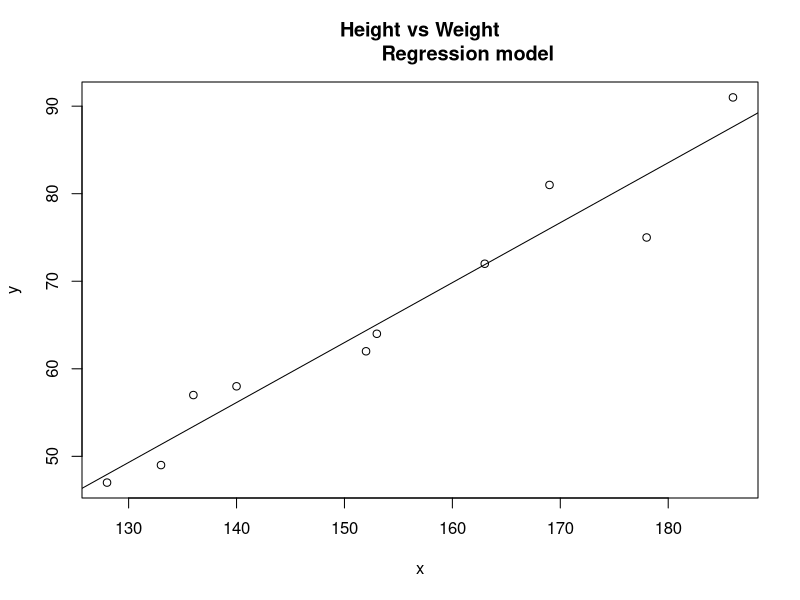

This chart was generated by the following R code:



# R program to illustrate
# Linear Regression

# Height vector
x <- c(153, 169, 140, 186, 128,
       136, 178, 163, 152, 133)


# Weight vector
y <- c(64, 81, 58, 91, 47, 57,
       75, 72, 62, 49)


# Create a linear regression model
model <- lm(y~x)

print(model)

df <- data.frame(x = 182)
res <- predict(model, df)
cat("\nPredicted value of a person
            with height = 182")

print(res)

# Plot
plot(x, y, main = "Height vs Weight
                Regression model")


abline(lm(y~x))

